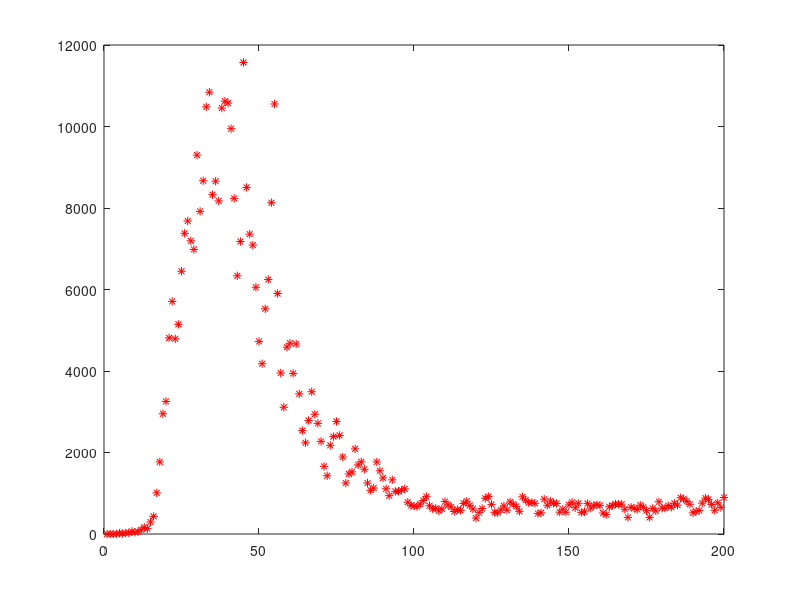

This chart was generated by the following MATLAB code: (Note: this script raises an error after producing the figure.)
%close all;
clear all;
clc
%% load data
load nydata
time = 1:200;
data = NewCases(time);
figure 
plot(time, data, 'r*'); hold on
%% fit to newly updated cases
q = dSfit(@dS, time, data);
% visualize
% qss-sir model 
% states: (S,I,beta)
F=@(t,x) [-x(1)*x(2)*x(3)*1e-6; ...
          x(1)*x(2)*x(3) - x(2)*q(1);...
          q(2)/(1+x(2)*q(4))-q(3)*x(3)];
[tspan,X]=ode45(F,time,q(5:7));

newinfected = -1e6*diff(X(:,1));
newinfected(end+1) = newinfected(end);
plot(time, newinfected, 'b-', 'LineWidth', 3)

legend(["Data", "Fit"])
grid on
xlabel("Time (days)")
ylabel("Number of newly infected indinviduals")
title("NY COVID new infected data")
set(gca, 'FontName', 'Times New Roman')
set(gca, 'FontSize', 16)
saveas(gcf,'results/newI.jpg')
saveas(gcf,'results/newI','epsc')
saveas(gcf,'results/newI.fig')